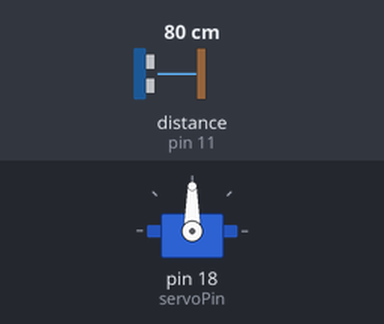
A sketch run on a simulated Arduino Uno, built with avr-gcc and run on an emulated ATmega328P. Shown: servo. Wiring (inferred from the names in the program): ultrasonic range finder: trigger pin 12; echo pin 11. Inputs (shaded band) come from the test bench; at power-on: distance to the obstacle (sensor on pin 11) 80 cm. The echo pulse lasts 58.3 µs per cm; what the sketch prints to the serial monitor is not drawn.

Above: at 4.2 s.
4.3 s: distance to the obstacle (sensor on pin 11) set to 13 cm
5.8 s: distance to the obstacle (sensor on pin 11) set to 10 cm
At 6.1 s:
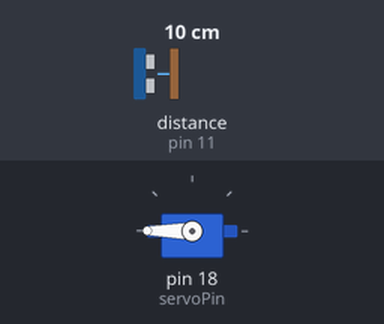
Timing chart, 0 to 11.3 s (numbered marks = the images above; inputs shaded):
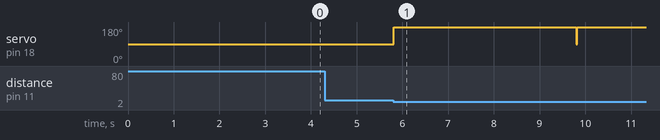

Measured:
- the behaviour switches between 12 and 11 cm on distance to the obstacle (sensor on pin 11) (found by bisection; images 0 and 1)
- after the input at 4.3 s, every drawn part: stays the same
- after the input at 5.8 s, servo on pin 18 (servoPin): 90° → 180° at once

The sketch:

Sensor-Pendel.ino
```cpp
#include <Servo.h>

#define trigPin 12
#define echoPin 11

#define servoPin 18

#define powerBank 2

Servo servo;

void setup() {
  Serial.begin (9600);
  Serial.println("Init");
  pinMode(trigPin, OUTPUT);
  pinMode(echoPin, INPUT);
  pinMode(powerBank, OUTPUT);
  servo.attach(servoPin);
  delay(3000);
}

void loop() {
    digitalWrite(powerBank, HIGH);
    long duration, distance;
    digitalWrite(trigPin, LOW);
    delayMicroseconds(2);
    digitalWrite(trigPin, HIGH);
    delayMicroseconds(10);
    digitalWrite(trigPin, LOW);
    duration = pulseIn(echoPin, HIGH);
    distance = (duration/2) / 29.1;
    if(distance <= 10){
      servo.write(180);
      delay(4000);
      servo.write(89);
    }
    delay(20);
    digitalWrite(powerBank,LOW);
}
```
